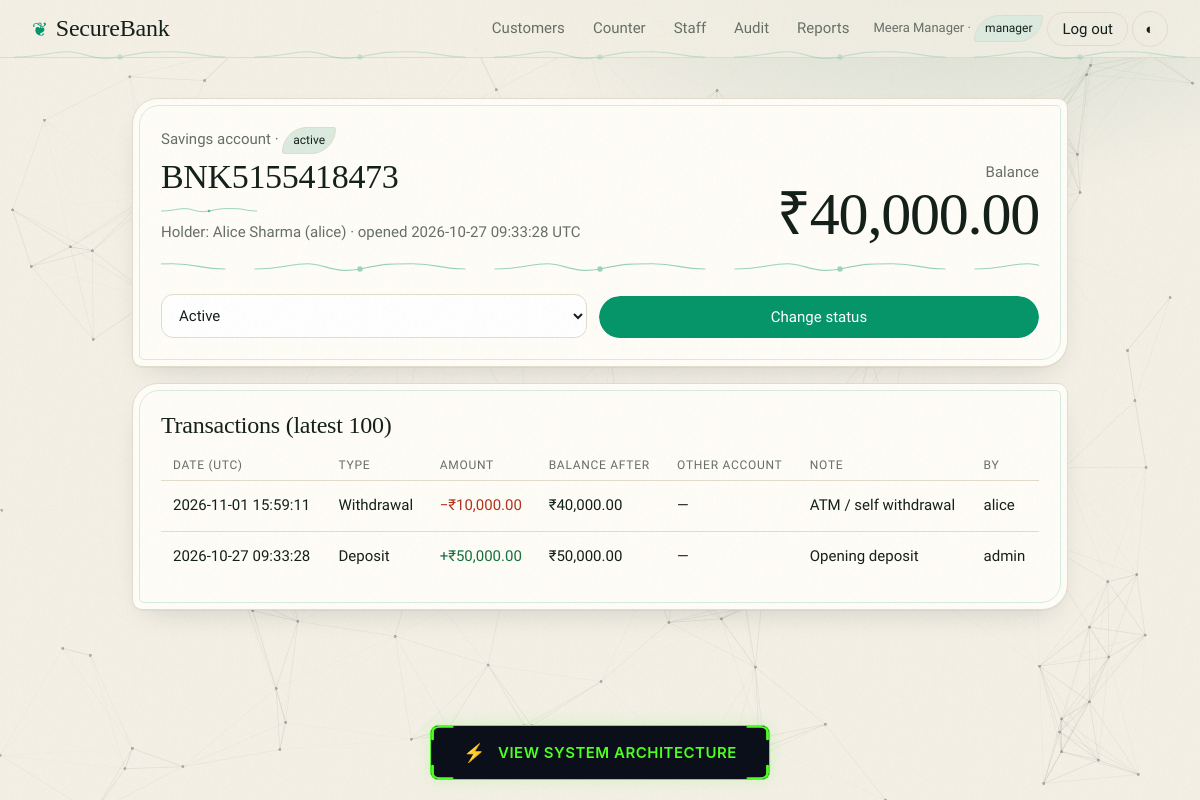
/account/1 (signed in), run on the app's committed database.
### tables this page shows
CREATE TABLE users (
    id              INTEGER PRIMARY KEY AUTOINCREMENT,
    username        TEXT NOT NULL UNIQUE,
    password_hash   TEXT NOT NULL,
    full_name       TEXT NOT NULL,
    email           TEXT NOT NULL UNIQUE,
    phone           TEXT,
    role            TEXT NOT NULL CHECK (role IN ('customer','teller','manager')),
    is_active       INTEGER NOT NULL DEFAULT 1 CHECK (is_active IN (0,1)),
    failed_attempts INTEGER NOT NULL DEFAULT 0,
    created_at      TEXT NOT NULL DEFAULT CURRENT_TIMESTAMP
);

CREATE TABLE accounts (
    id             INTEGER PRIMARY KEY AUTOINCREMENT,
    account_number TEXT NOT NULL UNIQUE,
    user_id        INTEGER NOT NULL REFERENCES users(id),
    account_type   TEXT NOT NULL CHECK (account_type IN ('savings','current')),
    balance_paise  INTEGER NOT NULL DEFAULT 0 CHECK (balance_paise >= 0),  -- no overdraft
    status         TEXT NOT NULL DEFAULT 'active' CHECK (status IN ('active','frozen','closed')),
    opened_at      TEXT NOT NULL DEFAULT CURRENT_TIMESTAMP
);

CREATE TABLE transactions (
    id                  INTEGER PRIMARY KEY AUTOINCREMENT,
    reference           TEXT NOT NULL,              -- groups both legs of a transfer
    account_id          INTEGER NOT NULL REFERENCES accounts(id),
    txn_type            TEXT NOT NULL CHECK (txn_type IN ('deposit','withdrawal','transfer_in','transfer_out')),
    amount_paise        INTEGER NOT NULL CHECK (amount_paise > 0),
    balance_after_paise INTEGER NOT NULL CHECK (balance_after_paise >= 0),
    counterparty_acct   TEXT,                       -- other account number for transfers
    description         TEXT,
    performed_by        INTEGER NOT NULL REFERENCES users(id),
    created_at          TEXT NOT NULL DEFAULT CURRENT_TIMESTAMP
);

### app.py (the view)
@app.route("/account/<int:account_id>")
@login_required
def account_view(account_id):
    acc = db().execute(
        "SELECT a.*, u.full_name, u.username FROM accounts a JOIN users u ON u.id=a.user_id "
        "WHERE a.id=?", (account_id,)).fetchone()
    if acc is None:
        abort(404)
    u = current_user()
    if u["role"] == "customer" and acc["user_id"] != u["id"]:
        audit("ACCESS_DENIED", f"customer tried to open account {acc['account_number']}")
        abort(403)
    txns = db().execute(
        "SELECT t.*, p.username AS by_user FROM transactions t JOIN users p ON p.id=t.performed_by "
        "WHERE t.account_id=? ORDER BY t.id DESC LIMIT 100", (account_id,)).fetchall()
    if u["role"] != "customer":
        audit("STAFF_VIEW_ACCOUNT", acc["account_number"])
    return render_template("account.html", acc=acc, txns=txns)

### app.py (called while the page is built)
@app.template_filter("inr")
def inr(paise):
    return "₹{:,.2f}".format(Decimal(paise) / 100)

def db():
    return database.get_db()

def audit(action, details="", user_id=None):
    if user_id is None and current_user():
        user_id = current_user()["id"]
    db().execute("INSERT INTO audit_log(user_id,action,details,ip_address) VALUES(?,?,?,?)",
                 (user_id, action, details, request.remote_addr))

### auth.py (called while the page is built)
def current_user():
    if "user" not in g:
        g.user = None
        uid = session.get("user_id")
        if uid:
            u = database.get_db().execute(
                "SELECT id,username,full_name,role,is_active FROM users WHERE id=?", (uid,)).fetchone()
            if u and u["is_active"]:
                g.user = u
            else:
                session.clear()
    return g.user

def login_required(view):
    @wraps(view)
    def wrapped(*a, **kw):
        if current_user() is None:
            flash("Please log in first.", "error")
            return redirect(url_for("login"))
        return view(*a, **kw)
    return wrapped

def init_security(app):
    @app.before_request
    def csrf_protect():
        if request.method == "POST":
            sent = request.form.get("csrf_token", "")
            if not sent or not secrets.compare_digest(sent, session.get("csrf", "")):
                abort(400, "Invalid or missing CSRF token.")
    @app.context_processor
    def inject():
        if "csrf" not in session:
            session["csrf"] = secrets.token_hex(16)
        return {"csrf_token": session["csrf"], "me": current_user()}

### db.py (called while the page is built)
def connect(path):
    conn = sqlite3.connect(path, isolation_level=None, timeout=10)
    conn.row_factory = sqlite3.Row
    conn.execute("PRAGMA foreign_keys = ON")
    return conn

def get_db():
    if "db" not in g:
        g.db = connect(current_app.config["DATABASE"])
    return g.db

### templates/account.html (shortened to what this page needs)
{% extends "base.html" %}{% block title %}Account {{ acc.account_number }}{% endblock %}
{% block body %}
<div class="card"><div class="row"><div><div class="mut">{{ acc.account_type|title }} account · <span class="pill">{{ acc.status }}</span></div>
<h2 style="margin:4px 0">{{ acc.account_number }}</h2>
<div class="mut">Holder: {{ acc.full_name }} ({{ acc.username }}) · opened {{ acc.opened_at }} UTC</div></div>
<div style="text-align:right"><div class="mut">Balance</div><div class="big">{{ acc.balance_paise|inr }}</div></div></div>
{% if me.role=='manager' and acc.status!='closed' %}<hr>
<form method="post" action="{{ url_for('set_account_status', account_id=acc.id) }}" class="row">
<select name="status">{% for s in ('active','frozen','closed') %}<option value="{{ s }}" {{ 'selected' if s==acc.status }}>{{ s|title }}</option>{% endfor %}</select>
<button>Change status</button></form>{% endif %}</div>
<div class="card"><h3>Transactions (latest 100)</h3>
<table><tr><th>Date (UTC)</th><th>Type</th><th>Amount</th><th>Balance after</th><th>Other account</th><th>Note</th><th>By</th></tr>
{% for t in txns %}{% set inflow = t.txn_type in ('deposit','transfer_in') %}
<tr><td>{{ t.created_at }}</td><td>{{ t.txn_type.replace('_',' ')|title }}</td>
<td class="{{ 'in' if inflow else 'out' }}">{{ '+' if inflow else '−' }}{{ t.amount_paise|inr }}</td>
<td>{{ t.balance_after_paise|inr }}</td><td>{{ t.counterparty_acct or '—' }}</td><td>{{ t.description }}</td><td>{{ t.by_user }}</td></tr>
{% else %}<tr><td colspan="7" class="mut">No transactions yet.</td></tr>{% endfor %}</table></div>
{% endblock %}

### templates/base.html (shortened to what this page needs)
<!doctype html>
<html lang="en">
<head>
  <link rel="stylesheet" href="{{ url_for('static', filename='style.css') }}">
  <div style="position: fixed; bottom: 20px; left: 50%; transform: translateX(-50%); z-index: 1000;">
    <a href="/static/how_it_works.html" class="scan-grid-button"
      style="position: relative; display: inline-flex; align-items: center; justify-content: center; gap: 12px; padding: 16px 32px; border-radius: 8px; background: #0b0f19; color: #4DFF22; font-family: 'Inter', sans-serif; font-weight: 600; font-size: 15px; text-decoration: none; cursor: pointer; overflow: hidden; border: 1.5px solid #4DFF22; box-shadow: 0 0 15px rgba(77, 255, 34, 0.2); transition: all 0.3s ease; white-space: nowrap;">
      <span style="position: relative; z-index: 3; font-size: 18px;">⚡</span>
      <span style="position: relative; z-index: 3; letter-spacing: 0.5px;">VIEW SYSTEM ARCHITECTURE</span>
    </a>
  </div>
</head>
<body>
  <nav><b>SecureBank</b>
    {% if me %}
    {% if me.role in ('teller','manager') %}<a href="{{ url_for('staff_customers') }}">Customers</a><a
      href="{{ url_for('counter') }}">Counter</a>{% endif %}
    {% if me.role=='manager' %}<a href="{{ url_for('manager_users') }}">Staff</a><a
      href="{{ url_for('audit_view') }}">Audit</a><a href="{{ url_for('report') }}">Reports</a>{% endif %}
    <span class="who">{{ me.full_name }} · <span class="pill">{{ me.role }}</span></span>
    <form method="post" action="{{ url_for('logout') }}" class="inline"><input type="hidden" name="csrf_token"
        value="{{ csrf_token }}"><button class="sec" style="padding:7px 14px">Log out</button></form>
    {% else %}<a href="{{ url_for('login') }}">Log in</a><a href="{{ url_for('register') }}">Open account</a>{% endif %}
    <button id="theme" class="iconbtn sec" type="button" aria-label="Toggle theme">◐</button>
  </nav>
  <main>
    {% block body %}{% endblock %}
  </main>
</body>
</html>

### data on the page
users: full_name "Meera Manager", role "manager"
accounts: account_type "Savings", status "active", account_number "BNK5155418473", opened_at "2026-10-27 09:33:28", balance_paise|inr "₹40,000.00"
users: full_name "Alice Sharma", username "alice"
transactions: created_at "2026-11-01 15:59:11", txn_type.replace "Withdrawal", value "−", amount_paise|inr "₹10,000.00", balance_after_paise|inr "₹40,000.00", counterparty_acct "—", description "ATM / self withdrawal", by_user "alice"
transactions: created_at "2026-10-27 09:33:28", txn_type.replace "Deposit", value "+", amount_paise|inr "₹50,000.00", balance_after_paise|inr "₹50,000.00", counterparty_acct "—", description "Opening deposit", by_user "admin"

### other printed values
form field status "Active"
